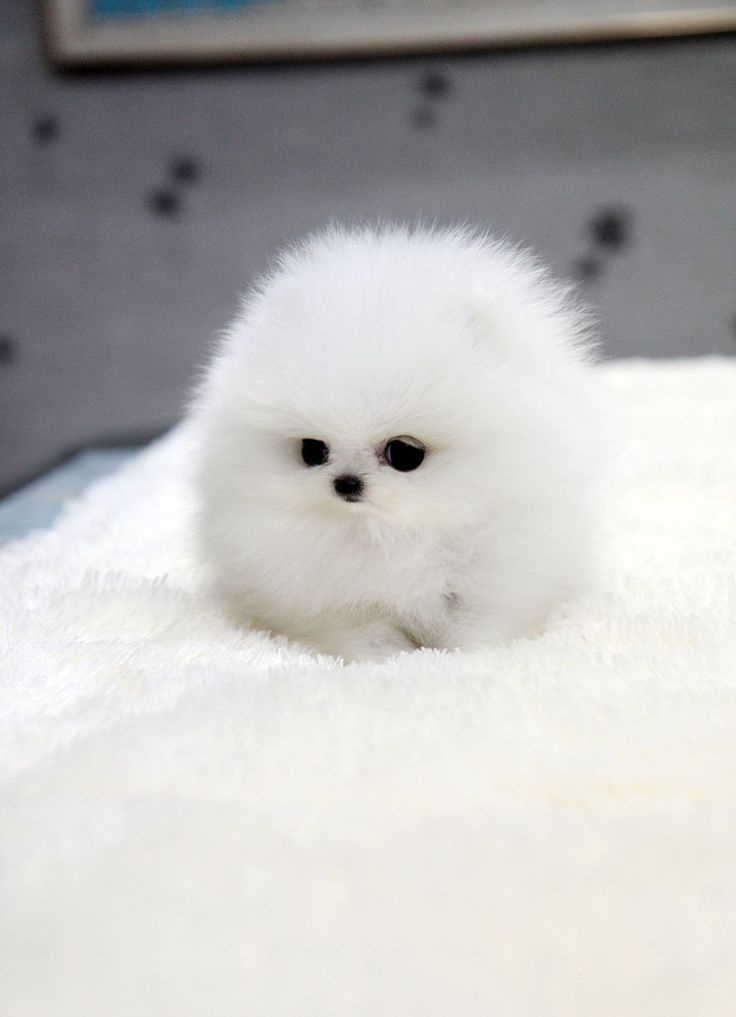
#> input picture uas2/Conversion/gambar1.jpg, 736 x 1017 px
$ python RGBtoBinary.py
#> lines starting #> are read from the running program, lines starting #| are printed output that depends on the picture; after the words box and inside, x2 and y2 are one past the last pixel; in counts of white or black regions, pixels touching at a corner belong together
"""
@author : Beni Mardian | 181011402818
Notes   :
There are two kind of solutions. The first is solution using the Open-CV's
library. The second is without the library.
"""

import numpy as np
import cv2

# Read color image
img = cv2.imread('gambar1.jpg')
#> img is the input picture: shape (1017, 736, 3); mean B, G, R 187, 188.1, 189.3

# Get the image's height, width, and channels
height, width, channels = img.shape
#> height = 1017; width = 736; channels = 3

# Create blank Binary Image
img_binary = np.zeros((height,width,1))

# Create grayscale image
img_grayscale = cv2.cvtColor(img, cv2.COLOR_BGR2GRAY)
# print img_grayscale.shape
# ======================================================
# IMPLEMENTATION USING OPENCV LIBRARY
# ======================================================
(thresh, img_binary) = cv2.threshold(img_grayscale, 128, 255, cv2.THRESH_BINARY | cv2.THRESH_OTSU)
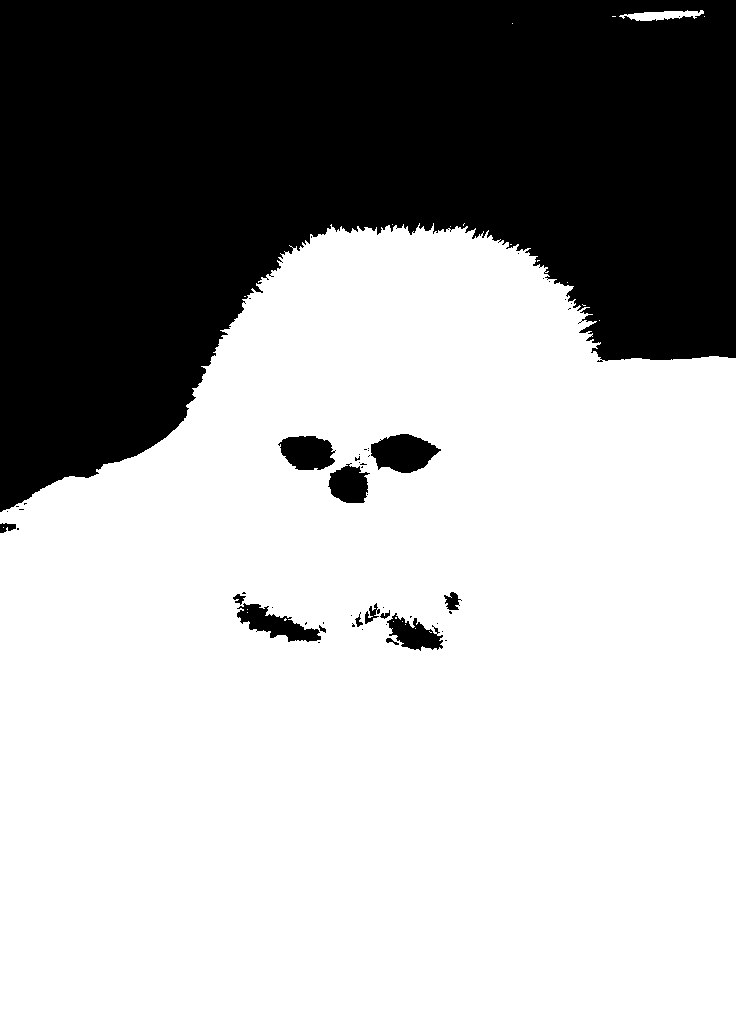
#> img_binary: shape (1017, 736); 66.1% white; 53 black regions (39 under 20 px), largest, box (x1, y1, x2, y2) and area: (0, 0, 736, 512) 245693, (371, 434, 441, 473) 1866, (278, 436, 336, 470) 1474
#> thresh = 168

# ======================================================
# IMPLEMENTATION WITHOUT OPENCV LIBRARY
# ======================================================
# Set Threshold
# thresh = 120
# CALCULATE
# for i in np.arange(height):
#     for j in np.arange(width):
#         x = img_grayscale.item(i,j)
#         if x >= thresh:
#             y = 1
#         else :
#             y = 0

#         img_binary.itemset((i,j,0),int(y))

# Write image
cv2.imwrite('image_binary.jpg',img_binary)
# View image
cv2.imshow('image',img_binary)
cv2.waitKey(0)
cv2.destroyAllWindows()
